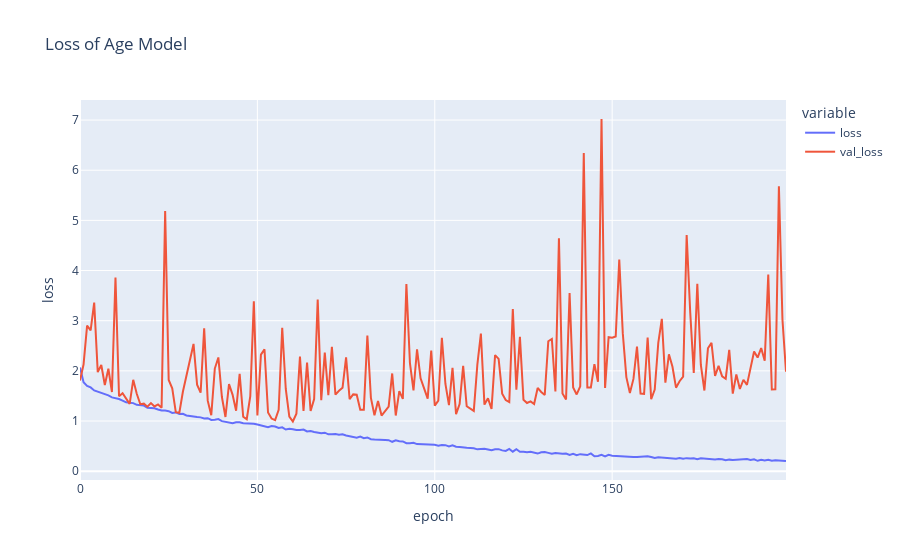

Notebook code cell kept with this figure:
### Code cell
import plotly.graph_objects as go
import plotly.express as px

fig = px.line(
    history.history, y=['loss', 'val_loss'],
    labels={'index': 'epoch', 'value': 'loss'}, 
    title='Loss of Age Model')
fig.show()

### Figure 1 — Plotly figure (JSON) as saved in the notebook; plotly's stock layout.template omitted (floating-point values rounded to 4 significant figures; data arrays with more than 128 entries replaced by an {"elided": "..."} marker saying what was removed)
{"data": [{"hovertemplate": "variable=loss<br>epoch=%{x}<br>loss=%{y}<extra></extra>", "legendgroup": "loss", "line": {"color": "#636efa", "dash": "solid"}, "marker": {"symbol": "circle"}, "mode": "lines", "name": "loss", "orientation": "v", "showlegend": true, "type": "scatter", "x": {"elided": "200 int values"}, "xaxis": "x", "y": {"elided": "200 float values"}, "yaxis": "y"}, {"hovertemplate": "variable=val_loss<br>epoch=%{x}<br>loss=%{y}<extra></extra>", "legendgroup": "val_loss", "line": {"color": "#EF553B", "dash": "solid"}, "marker": {"symbol": "circle"}, "mode": "lines", "name": "val_loss", "orientation": "v", "showlegend": true, "type": "scatter", "x": {"elided": "200 int values"}, "xaxis": "x", "y": {"elided": "200 float values"}, "yaxis": "y"}], "layout": {"legend": {"title": {"text": "variable"}, "tracegroupgap": 0}, "title": {"text": "Loss of Age Model"}, "xaxis": {"anchor": "y", "domain": [0, 1], "title": {"text": "epoch"}}, "yaxis": {"anchor": "x", "domain": [0, 1], "title": {"text": "loss"}}}}
